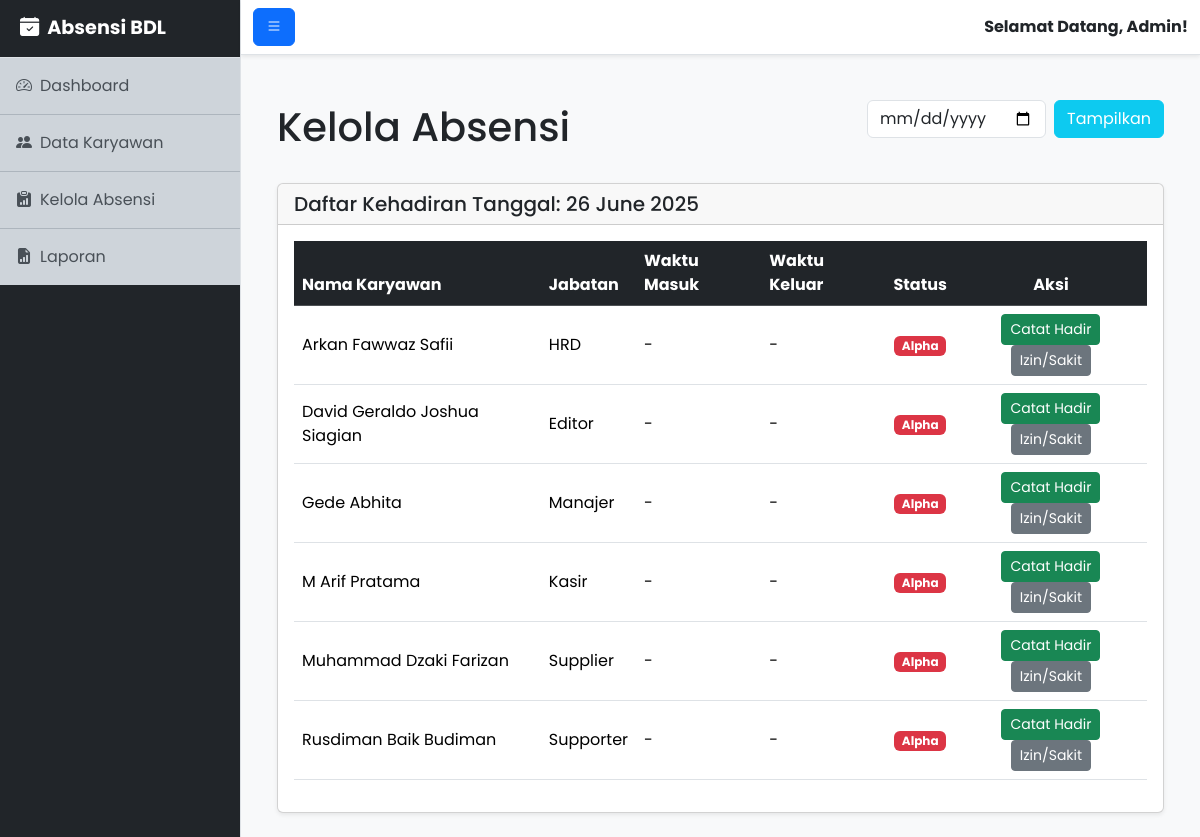
Page /absensi/data.php?tanggal=2025-06-26 04:47:47 on the committed database.
### tables this page shows
CREATE TABLE `karyawan` (
  `id_karyawan` int(11) NOT NULL,
  `nik` varchar(50) NOT NULL,
  `nama_lengkap` varchar(255) NOT NULL,
  `jabatan` varchar(100) NOT NULL,
  `nomor_telepon` varchar(20) DEFAULT NULL,
  `foto` varchar(255) DEFAULT 'default.png'
);

### absensi/data.php (the view, shortened to what this page needs)
<?php
include '../template/header.php';
$tanggal_dipilih = isset($_GET['tanggal']) ? $_GET['tanggal'] : date('Y-m-d');
?>
<div class="container-fluid">
    <div class="d-flex justify-content-between align-items-center mb-4" data-aos="fade-right">
        <h1 class="mt-4">Kelola Absensi</h1>
        <form method="GET" action="data.php" class="d-flex align-items-center">
            <input type="date" name="tanggal" class="form-control me-2" value="<?php echo $tanggal_dipilih; ?>">
            <button type="submit" class="btn btn-info text-white">Tampilkan</button>
        </form>
    </div>
    <div class="card shadow-sm" data-aos="fade-up" data-aos-delay="200">
        <div class="card-header">
            <h5 class="mb-0">Daftar Kehadiran Tanggal: <?php echo date('d F Y', strtotime($tanggal_dipilih)); ?></h5>
        </div>
        <div class="card-body">
            <div class="table-responsive">
                <table class="table table-hover align-middle">
                    <thead class="table-dark">
                        <tr>
                            <th>Nama Karyawan</th>
                            <th>Jabatan</th>
                            <th>Waktu Masuk</th>
                            <th>Waktu Keluar</th>
                            <th class="text-center">Status</th>
                            <th class="text-center">Aksi</th>
                        </tr>
                    </thead>
                    <tbody>
                        <?php
                        $query = "SELECT k.id_karyawan, k.nama_lengkap, k.jabatan, a.id_absensi, a.waktu_masuk, a.waktu_keluar, a.status_kehadiran
                                  FROM karyawan k
                                  LEFT JOIN absensi a ON k.id_karyawan = a.id_karyawan AND DATE(a.waktu_masuk) = '$tanggal_dipilih'
                                  ORDER BY k.nama_lengkap ASC";
                        $result = mysqli_query($koneksi, $query);
                        if (mysqli_num_rows($result) > 0) {
                            while ($data = mysqli_fetch_assoc($result)) {
                        ?>
                            <tr>
                                <td><?php echo htmlspecialchars($data['nama_lengkap']); ?></td>
                                <td><?php echo htmlspecialchars($data['jabatan']); ?></td>
                                <td><?php echo $data['waktu_masuk'] ? date('H:i:s', strtotime($data['waktu_masuk'])) : '-'; ?></td>
                                <td><?php echo $data['waktu_keluar'] ? date('H:i:s', strtotime($data['waktu_keluar'])) : '-'; ?></td>
                                <td class="text-center">
                                    <?php
                                    if ($data['status_kehadiran'] == 'Hadir') {
                                        echo '<span class="badge bg-success">Hadir</span>';
                                    } elseif ($data['status_kehadiran'] == 'Sakit') {
                                        echo '<span class="badge bg-warning text-dark">Sakit</span>';
                                    } elseif ($data['status_kehadiran'] == 'Izin') {
                                        echo '<span class="badge bg-info text-dark">Izin</span>';
                                    } else {
                                        echo '<span class="badge bg-danger">Alpha</span>';
                                    }
                                    ?>
                                </td>
                                <td class="text-center">
                                    <?php
                                    if (!$data['id_absensi']) {
                                    ?>
                                        <form action="proses_absensi.php" method="POST" class="d-inline">
                                            <button type="submit" name="catat_hadir" class="btn btn-success btn-sm">Catat Hadir</button>
                                        </form>
                                        <button type="button" class="btn btn-secondary btn-sm keterangan-btn" data-bs-toggle="modal" data-bs-target="#keteranganModal" data-id="<?php echo $data['id_karyawan']; ?>" data-nama="<?php echo htmlspecialchars($data['nama_lengkap']); ?>">
                                            Izin/Sakit
                                        </button>
                                    <?php
                                    } else {
                                        echo '<span>-</span>';
                                    }
                                    ?>
                                </td>
                            </tr>
                        <?php
                            }
                        } else {
                            echo "<tr><td colspan='6' class='text-center'>Tidak ada data karyawan.</td></tr>";
                        }
                        ?>
                    </tbody>
                </table>
            </div>
        </div>
    </div>
</div>
<?php include '../template/footer.php'; ?>

### assets/css/style.css (style rules this page uses)
body { font-family: 'Poppins', sans-serif; }
* { transition: all 0.3s ease-in-out; }

### rows in the picture
karyawan: nama_lengkap "Arkan Fawwaz Safii", jabatan "HRD"
karyawan: nama_lengkap "David Geraldo Joshua Siagian", jabatan "Editor"
karyawan: nama_lengkap "Gede Abhita", jabatan "Manajer"
karyawan: nama_lengkap "M Arif Pratama", jabatan "Kasir"
karyawan: nama_lengkap "Muhammad Dzaki Farizan", jabatan "Supplier"
karyawan: nama_lengkap "Rusdiman Baik Budiman", jabatan "Supporter"

### other values in the picture
date('d F Y', strtotime($tanggal_dipilih)) "26 June 2025"
